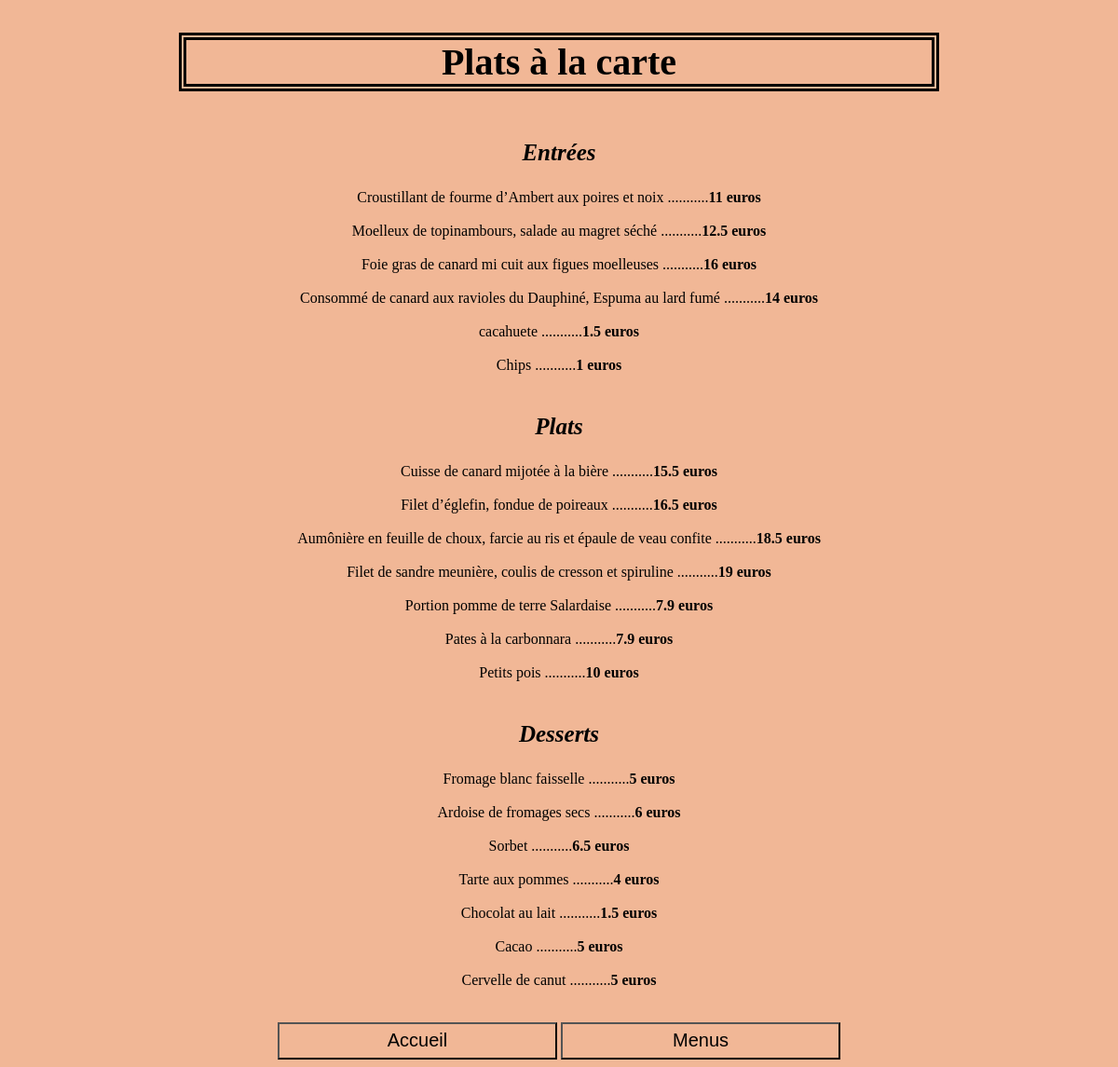
Screenshot of /plats.php with the database file from the repository.
### tables this page shows
CREATE TABLE `plat` (
  `id_plat` int(10) NOT NULL,
  `nomPlat` varchar(200) NOT NULL,
  `prix` float NOT NULL,
  `vegetarien` int(11) NOT NULL,
  `type` varchar(200) NOT NULL
);

### plats.php (the view, shortened to what this page needs)
<?php
try
       {
              $bdd = new PDO('mysql:host=localhost;dbname=menu_restaurant', 'root', '');
       }
              catch (Exception $e)
       {
              die('Erreur : ' . $e->getMessage());
       }
?>
<!DOCTYPE html>
<html>
<head>
	  <link rel="stylesheet" type="text/css" href='style.css'"  />
</head>
<body>
	<h1>Plats à la carte</h1>
<p><strong><i>Entrées</i></strong></p>
<?php
$requete40 = "SELECT * FROM plat WHERE type = ?";
$req = $bdd->prepare($requete40);
     $req->execute(['entree']);
     while ($donnees = $req->fetch())
{
       echo $donnees['nomPlat'] . ' ...........<b>' . $donnees['prix'] . ' euros</b><br/><i></i><br/>';
}
?>
<p><strong><i>Plats</i></strong></p>
<?php
$requete41 = "SELECT * FROM plat WHERE type = ?";
$req = $bdd->prepare($requete41);
     $req->execute(['plat']);
     while ($donnees = $req->fetch())
{
       echo $donnees['nomPlat'] . ' ...........<b>' . $donnees['prix'] . ' euros</b><br/><i></i><br/>';
}
?>
<p><strong><i>Desserts</i></strong></p>
<?php
$requete42 = "SELECT * FROM plat WHERE type = ?";
$req = $bdd->prepare($requete42);
     $req->execute(['dessert']);
     while ($donnees = $req->fetch())
{
       echo $donnees['nomPlat'] . ' ...........<b>' . $donnees['prix'] . ' euros</b><br/><i></i><br/>';
}
?>
<br/>
<button class="bouton"><a href=index.php>Accueil</a></button>
<button class="bouton"><a href="menu.php">Menus</a></button>
</body>
</html>

### style.css (style rules this page uses)
body { background-color: #F1B796; text-align: center; }
p { font-size: 25px; }
.bouton { width: 300px; height: 40px; background-color: transparent; }
a { color : black; text-decoration: none; font-size: 20px; }
h1 { border-width: 8px; display: inline-block; border-style: double; width: 800px; text-align: center; font-size: 40px; }

### rows the page displays
plat: nomPlat "Croustillant de fourme d’Ambert aux poires et noix", prix "11"
plat: nomPlat "Moelleux de topinambours, salade au magret séché", prix "12.5"
plat: nomPlat "Foie gras de canard mi cuit aux figues moelleuses", prix "16"
plat: nomPlat "Consommé de canard aux ravioles du Dauphiné, Espuma au lard fumé", prix "14"
plat: nomPlat "cacahuete", prix "1.5"
plat: nomPlat "Chips", prix "1"
plat: nomPlat "Cuisse de canard mijotée à la bière", prix "15.5"
plat: nomPlat "Filet d’églefin, fondue de poireaux", prix "16.5"
plat: nomPlat "Aumônière en feuille de choux, farcie au ris et épaule de veau confite", prix "18.5"
plat: nomPlat "Filet de sandre meunière, coulis de cresson et spiruline", prix "19"
plat: nomPlat "Portion pomme de terre Salardaise", prix "7.9"
plat: nomPlat "Pates à la carbonnara", prix "7.9"
plat: nomPlat "Petits pois", prix "10"
plat: nomPlat "Fromage blanc faisselle", prix "5"
plat: nomPlat "Ardoise de fromages secs", prix "6"
plat: nomPlat "Sorbet", prix "6.5"
plat: nomPlat "Tarte aux pommes", prix "4"
plat: nomPlat "Chocolat au lait", prix "1.5"
plat: nomPlat "Cacao", prix "5"
plat: nomPlat "Cervelle de canut", prix "5"
